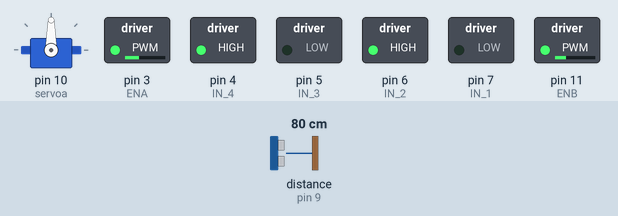
A sketch run on a simulated Arduino Uno, built with avr-gcc and run on an emulated ATmega328P. Shown: servo, switched loads named in the sketch (green lamp = pin HIGH). Wiring (inferred from the names in the program): ultrasonic range finder: trigger pin 8; echo pin 9. Dashed ring = blinking. The test bench sets the inputs (shaded band); at power-on: distance to the obstacle (sensor on pin 9) 80 cm. The echo pulse lasts 58.3 µs per cm; pins used as bus, display or sensor lines are not drawn; what the sketch prints to the serial monitor is not drawn.

Above: at 0.85 s.
1.3 s: distance to the obstacle (sensor on pin 9) set to 22 cm
4.3 s: distance to the obstacle (sensor on pin 9) set to 18 cm
At 9.89 s:
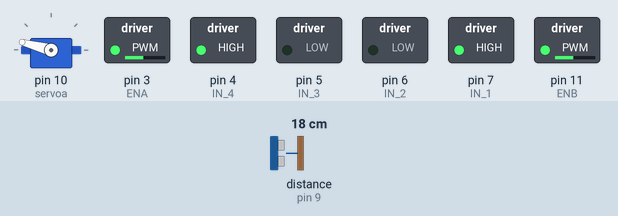
10.3 s: distance to the obstacle (sensor on pin 9) set to 35 cm
At 13.0 s:
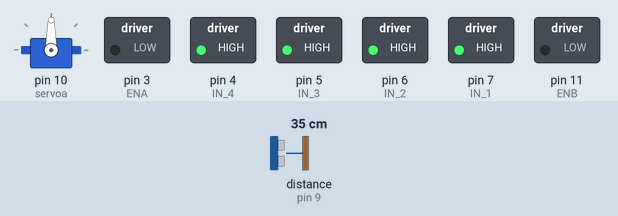
13.3 s: distance to the obstacle (sensor on pin 9) set to 27 cm
16.3 s: distance to the obstacle (sensor on pin 9) set to 21 cm
At 17.81 s:
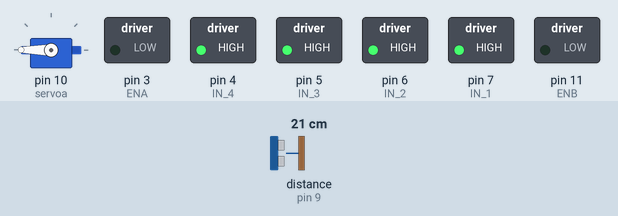
19.3 s: distance to the obstacle (sensor on pin 9) set to 2 cm
At 20.95 s:
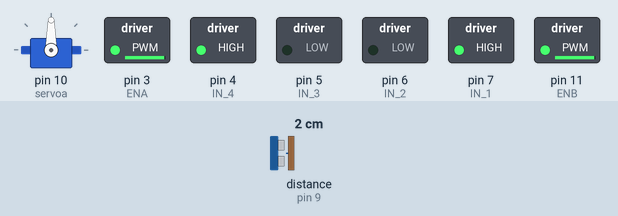
Timing chart, 0 to 23.3 s (numbered marks = the images above; inputs shaded):
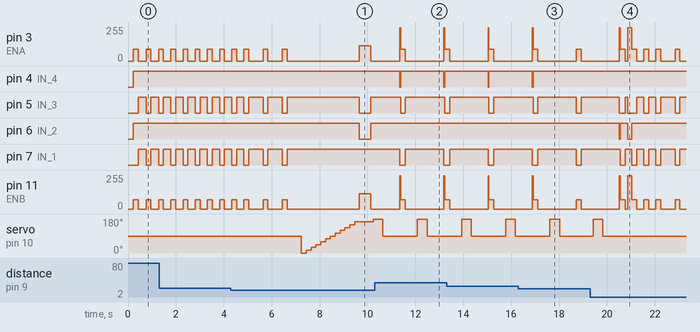

The sketch:

sketch_8.0.ino
```cpp
 // Підключаємо серво
#include <Servo.h>
#include <math.h>
Servo servoa;
// оголошуємо основні змінні
int pos=90;
#define N 5
//Піни підєднання до  мотор А
int IN_1 = 7;
int IN_2 = 6;
int ENA = 3;
//Піни підєднання до  мотор В
int ENB = 11;
int IN_3 = 5;
int IN_4 = 4;
// Підключення ультразвукового сенсора
int echoPin = 9;
int trigPin = 8;
void setup()
{
  // управління драйвером
Serial.begin (9600);
pinMode(IN_1,OUTPUT);
pinMode(IN_2,OUTPUT);
pinMode(ENA,OUTPUT);
pinMode(IN_3,OUTPUT);
pinMode(IN_4,OUTPUT);
pinMode(ENB,OUTPUT);
pinMode(trigPin, OUTPUT);
pinMode(echoPin, INPUT);
servoa.attach(10);

}
//Основні функції управлення моторами
void motorAforward(int n ) {  //мотор А вперед
 digitalWrite (IN_1, LOW);
 digitalWrite (IN_2, HIGH);
 analogWrite(ENA,n);
}
  void motorBforward(int n ) { // мотор В вперед
 digitalWrite (IN_3,LOW );
 digitalWrite (IN_4, HIGH);
 analogWrite(ENB,n);
}
void motorAbackward(int n ) { // мотор А назад
 digitalWrite (IN_1, HIGH);
 digitalWrite (IN_2, LOW);
 analogWrite(ENA,n);
}
void motorBbackward(int n ) { // мотор В назад
 digitalWrite (IN_3, HIGH);
 digitalWrite (IN_4, LOW);
 analogWrite(ENB,n);
}
void motorAstop( ) { // мотор А стоп
 digitalWrite (IN_1, HIGH);
 digitalWrite (IN_2, HIGH);
 analogWrite(ENA,0);
}
void motorBstop( ) {  //мотор В стоп
 digitalWrite (IN_3, HIGH);
 digitalWrite (IN_4, HIGH);
 analogWrite(ENB,0);
}
// Основні функції руху вперед, назад, вліво, вправо, стоп.
void forward ( int n ) {
 motorAforward(n+18);
 motorBforward(n);
}
void backward ( ) {
 motorAbackward(70);
 motorBbackward(70);
}
void left(int n ) {
 motorAforward(n);
 motorBbackward(n);
}
void right (int n) {
 motorAbackward(n);
 motorBforward(n);

}
void breakMotors() {
 motorAstop();
 motorBstop();
}
void steep()  // функція руху покроково
{
    forward(70);
    delay(200);
    breakMotors();
    delay(100);
}
int Duration()  // Основна функція вимірювання
{
  int duration=0;
  int cm=0;
  digitalWrite(trigPin, LOW);
  delayMicroseconds(2);
  digitalWrite(trigPin, HIGH);
  delayMicroseconds(10);
  digitalWrite(trigPin, LOW);
  duration = pulseIn(echoPin, HIGH ,8000);
  cm = (duration*.0343)/2;
   if(cm==0)
      {
        cm=100;
      }
   return cm;
}
int Measure2()    // Дві наступні функція реалізують ідею вимірювання, яка полягає в тому, що ми 5 значень вимірюємо і шукаємо середнє, яке в вважаємо як значення відстанні.
{
    int avg = 0 , Sum = 0 ;
    int M[N] ;
    for (int i = 0 ; i < N ; i++)
      {
        M[i] = Duration();
        Sum  = Sum + M[i];
      }
   avg = Sum / 5 ;
   return avg;
   }
int Measure1()
{
    int avg = 0 , Sum = 0 ;
    int K[N] ;
    for (int i = 0 ; i < N ; i++)
      {
          K[i] = Duration();
          Sum  = Sum + K[i];
      }
   avg = Sum / 5 ;
   for(int i  = 0 ;i <N ; i++)
    {
      if(K[i] == 0)
        {
          avg = 0;
        }
    }
    return avg ;
}    /*                    // Наступні функції реалізують систему довороту машини, якщо оминаюча перешкода буде не під прямим кутом до машинки.
void correctsteepleft() // тобто, якщо значення вийде за дозволенні межі, машинка виконає доворот.
{
  steep();
  delay(100);

 steep();
 delay(100);
}
void correctsteepright()
{
  steep();
  delay(40);

 steep();
 delay(100);
}                                      //Функція вибору напрямку повороту при перешкоді. Спочатку записується массив даних, що відповідаю напрямку перед машинкою від 0 до 180'
      */                                 // Далі шукається максимальне значення масиву, відповідно до нього машинка повертає на відповідниий кут і відповідну сторону.
int correctside()
{
  int a[12];
  int A = 0 ;
  for( int n=0;n<12;n++)
  {
   servoa.write(n*15);

   A = Duration();               // <===== заповнення масиву значеннями вимір.
   if(A==0)
    {
      A=100;
    }
   a[n]= A ;
   delay(200);
  }
  if((a[1] ==0 || a[1] >60) && (a[10] == 0 || a[10] >60))
  {
      right(100);
  delay(250);
    return 1;
  }
  int max1 = a[0];
  int index = 0;
  for (int z = 0; z < 12; z++)
  {
    if (a[z] > max1)            // <===== Пошук макс. значення
   {
    max1 = a[z];
    index = z;
    index++;
   }
  }

  if(index < 7)                // <=====
  {

  right(115);
  delay(175);
  return 1 ;
 }
   else
 {

    left(115);
    delay(175);
    return 2;
 }                                       // Завдяки наступним 3 функціям, відбувається орієнтація машинки під час функції обїзду перешкоди .
}                                         // Якщо перед нею є щось, то функція повертає 1, ні - 0.
int  leftMsr()
{
  int leftAvg = 0 ;
  servoa.write(180);
  leftAvg = Measure2();
  delay(300);
if (leftAvg <15 && leftAvg != 0  )
  {
    return 1 ;
  }
else
{
    if ( leftAvg > 15 || leftAvg == 0 )
  {
    return 0 ;
  }
}
}
int rightMsr()
{
  int rightAvg = 0 ;
  servoa.write(0);
  rightAvg = Measure2();
  delay(300);
if (rightAvg <15 && rightAvg != 0  )
  {
    return 1 ;
  }
else
{
    if ( rightAvg > 15 || rightAvg == 0 )
  {
    return 0 ;
  }
}

}
int  forwardMsr()
{
  int forwardAvg = 0 ;
  servoa.write(90);
  forwardAvg = Measure1();
  delay(200);
if (forwardAvg <20 && forwardAvg != 0  )
  {
    return 1 ;
  }
else
  {
    if ( forwardAvg > 20 || forwardAvg == 0 )
    {
      return 0 ;
    }
  }

}

void loop()
{
  int k = 0 ;
  int f1 = 0 ;
  int f3 = 0 ;
  int f4 = 0 ;
  int f5 = 0 ;
 f1 = forwardMsr();
 Serial.println(f1);
while(f1 == 0 )
  {
    steep();
    Serial.println(" ");
    f1 = forwardMsr();
    Serial.println(f1);
    Serial.print("f1");
      if(f1 == 1 )
        {
          break;
        }
  }
   steep();
  delay(500);
   steep();
  delay(500);
   steep();
  delay(500);
  k = correctside();
  Serial.println("сторона = ");
  Serial.print(k);
  delay(300);
  breakMotors();
  delay(100);

  if (k==1)
  {
   while(k == 1)
      {

      Serial.println("er");
      servoa.write(180);
      delay(400);
      int leftcorrect = 0 ;
      leftcorrect = Duration();
      servoa.write(90);
        delay(400);
      int forcorrectL =  Duration();
      delay(300);
        if(leftcorrect > 23 && leftcorrect <40)
           {
           Serial.println("work>25");
           left(250);
           delay(40);
           }
       if(leftcorrect < 17)
          {
           Serial.println("work<15");
           right(250);
           delay(40);
          }
       if(leftcorrect > 50  )
          {
             forward(100);
             delay(245);
              break;
          }
        if( forcorrectL <20 && leftcorrect < 23 ){
          k=4;
          break;
        }
          steep();
          delay(400);

      }
  }
  else
  {
     while(k == 2)
      {

        Serial.println("el");
        delay(300);
        servoa.write(0);
        delay(400);
        int rightcorrect = 0 ;
        rightcorrect = Duration();
        servoa.write(90);
        delay(400);
        int forcorrectR = Duration();

        delay(100);
            if(rightcorrect > 23 && rightcorrect <40)
              {
                Serial.println("work>23");
                right(250);
                delay(40);
              }
            if(rightcorrect<17)
              {
                Serial.println("work<14");
                left(250);
                delay(40);
              }
             if(rightcorrect > 50){
              forward(100);
             delay(245);
              break;
             }
             if(forcorrectR <20 && rightcorrect <23){
              k = 3;
              break;
             }
              steep();
             delay(200);

      }
  }

    steep();
    if(k==1 || k==3)
      {
        left(250);
        delay(175);
      }
    else
      {
        right(250);
        delay(175);
      }
  steep();
  delay(200);
  steep();
}
```

Measured:
- the behaviour switches between 21 and 20 cm on distance to the obstacle (sensor on pin 9) (found by bisection; images 0 and 1)
- the behaviour switches between 25 and 24 cm on distance to the obstacle (sensor on pin 9) (found by bisection; images 2 and 3)
- after the input at 4.3 s, pin 6 (IN_2): HIGH → LOW after 5.4 s, → HIGH 0.48 s later; servo on pin 10 (servoa): 90° → 0° after 2.9 s, → 15° 0.20 s later, → 30° 0.20 s later, → 45° 0.20 s later, … (13 changes in this stretch)
- after the input at 10.3 s, pin 4 (IN_4): alternates HIGH for 1.8 s and LOW for 0.04 s, starting after 1.0 s; pin 6 (IN_2): stays HIGH (without the input it goes to LOW after 1.3 s)
- after the input at 16.3 s, pin 4 (IN_4): goes on until 16.9 s, then stays HIGH
- after the input at 19.3 s, pin 6 (IN_2): HIGH → LOW after 1.2 s, → HIGH 0.04 s later, → LOW 0.30 s later, → HIGH 0.18 s later; servo on pin 10 (servoa): goes on until 19.8 s, then stays 90°
